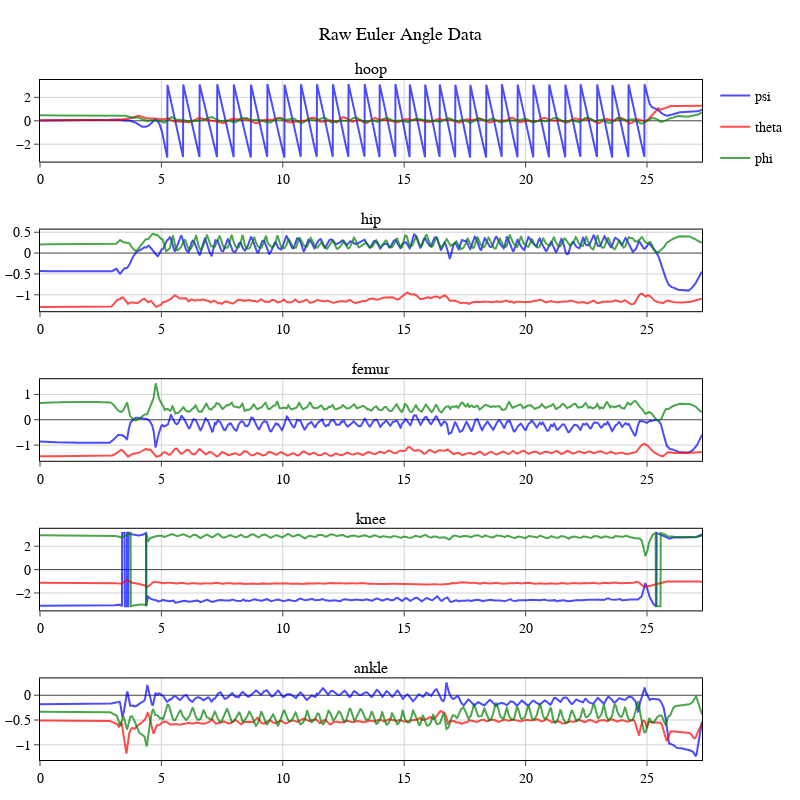

Notebook code cell kept with this figure:
### Markdown cell above
# Raw Data in the local axes

### Code cell
sensor_titles = [sensors[sid] for sid in sensor_ids]
fig = make_subplots(rows=len(sensor_titles), cols=1, subplot_titles=sensor_titles)
colors = {'psi': 'rgba(0, 0, 255, 0.7)','theta': 'rgba(255, 0, 0, 0.7)','phi': 'rgba(0, 128, 0, 0.7)'}
legend_shown = {'psi': False, 'theta': False, 'phi': False}

for i,sid in enumerate(sensor_ids, start=1):
    for angle_type,color in colors.items():
        fig.add_trace(go.Scatter(
            x=raw_data_dict[sid]['time'], 
            y=raw_data_dict[sid][angle_type], 
            mode='lines', 
            name=angle_type,
            legendgroup=f'{angle_type}',
            line=dict(color=color),
            showlegend=not legend_shown[angle_type]
        ), row=i, col=1)
        # Mark this legend item as shown after the first trace
        legend_shown[angle_type] = True

# Decrease margins and add a title
fig.update_layout(
    height=800,width=800,
    title_text="Raw Euler Angle Data",
    margin=dict(l=40, r=20, t=80, b=40),
)
fig.show()

### Figure 1 — Plotly figure (JSON) as saved in the notebook; plotly's stock layout.template omitted (floating-point values rounded to 4 significant figures; data arrays with more than 128 entries replaced by an {"elided": "..."} marker saying what was removed)
{"data": [{"legendgroup": "psi", "line": {"color": "rgba(0, 0, 255, 0.7)"}, "mode": "lines", "name": "psi", "showlegend": true, "type": "scatter", "x": {"elided": "3273 float values"}, "xaxis": "x", "y": {"elided": "3273 float values"}, "yaxis": "y"}, {"legendgroup": "theta", "line": {"color": "rgba(255, 0, 0, 0.7)"}, "mode": "lines", "name": "theta", "showlegend": true, "type": "scatter", "x": {"elided": "3273 float values"}, "xaxis": "x", "y": {"elided": "3273 float values"}, "yaxis": "y"}, {"legendgroup": "phi", "line": {"color": "rgba(0, 128, 0, 0.7)"}, "mode": "lines", "name": "phi", "showlegend": true, "type": "scatter", "x": {"elided": "3273 float values"}, "xaxis": "x", "y": {"elided": "3273 float values"}, "yaxis": "y"}, {"legendgroup": "psi", "line": {"color": "rgba(0, 0, 255, 0.7)"}, "mode": "lines", "name": "psi", "showlegend": false, "type": "scatter", "x": {"elided": "3273 float values"}, "xaxis": "x2", "y": {"elided": "3273 float values"}, "yaxis": "y2"}, {"legendgroup": "theta", "line": {"color": "rgba(255, 0, 0, 0.7)"}, "mode": "lines", "name": "theta", "showlegend": false, "type": "scatter", "x": {"elided": "3273 float values"}, "xaxis": "x2", "y": {"elided": "3273 float values"}, "yaxis": "y2"}, {"legendgroup": "phi", "line": {"color": "rgba(0, 128, 0, 0.7)"}, "mode": "lines", "name": "phi", "showlegend": false, "type": "scatter", "x": {"elided": "3273 float values"}, "xaxis": "x2", "y": {"elided": "3273 float values"}, "yaxis": "y2"}, {"legendgroup": "psi", "line": {"color": "rgba(0, 0, 255, 0.7)"}, "mode": "lines", "name": "psi", "showlegend": false, "type": "scatter", "x": {"elided": "3273 float values"}, "xaxis": "x3", "y": {"elided": "3273 float values"}, "yaxis": "y3"}, {"legendgroup": "theta", "line": {"color": "rgba(255, 0, 0, 0.7)"}, "mode": "lines", "name": "theta", "showlegend": false, "type": "scatter", "x": {"elided": "3273 float values"}, "xaxis": "x3", "y": {"elided": "3273 float values"}, "yaxis": "y3"}, {"legendgroup": "phi", "line": {"color": "rgba(0, 128, 0, 0.7)"}, "mode": "lines", "name": "phi", "showlegend": false, "type": "scatter", "x": {"elided": "3273 float values"}, "xaxis": "x3", "y": {"elided": "3273 float values"}, "yaxis": "y3"}, {"legendgroup": "psi", "line": {"color": "rgba(0, 0, 255, 0.7)"}, "mode": "lines", "name": "psi", "showlegend": false, "type": "scatter", "x": {"elided": "3273 float values"}, "xaxis": "x4", "y": {"elided": "3273 float values"}, "yaxis": "y4"}, {"legendgroup": "theta", "line": {"color": "rgba(255, 0, 0, 0.7)"}, "mode": "lines", "name": "theta", "showlegend": false, "type": "scatter", "x": {"elided": "3273 float values"}, "xaxis": "x4", "y": {"elided": "3273 float values"}, "yaxis": "y4"}, {"legendgroup": "phi", "line": {"color": "rgba(0, 128, 0, 0.7)"}, "mode": "lines", "name": "phi", "showlegend": false, "type": "scatter", "x": {"elided": "3273 float values"}, "xaxis": "x4", "y": {"elided": "3273 float values"}, "yaxis": "y4"}, {"legendgroup": "psi", "line": {"color": "rgba(0, 0, 255, 0.7)"}, "mode": "lines", "name": "psi", "showlegend": false, "type": "scatter", "x": {"elided": "3273 float values"}, "xaxis": "x5", "y": {"elided": "3273 float values"}, "yaxis": "y5"}, {"legendgroup": "theta", "line": {"color": "rgba(255, 0, 0, 0.7)"}, "mode": "lines", "name": "theta", "showlegend": false, "type": "scatter", "x": {"elided": "3273 float values"}, "xaxis": "x5", "y": {"elided": "3273 float values"}, "yaxis": "y5"}, {"legendgroup": "phi", "line": {"color": "rgba(0, 128, 0, 0.7)"}, "mode": "lines", "name": "phi", "showlegend": false, "type": "scatter", "x": {"elided": "3273 float values"}, "xaxis": "x5", "y": {"elided": "3273 float values"}, "yaxis": "y5"}], "layout": {"annotations": [{"font": {"size": 16}, "showarrow": false, "text": "hoop", "x": 0.5, "xanchor": "center", "xref": "paper", "y": 1, "yanchor": "bottom", "yref": "paper"}, {"font": {"size": 16}, "showarrow": false, "text": "hip", "x": 0.5, "xanchor": "center", "xref": "paper", "y": 0.78, "yanchor": "bottom", "yref": "paper"}, {"font": {"size": 16}, "showarrow": false, "text": "femur", "x": 0.5, "xanchor": "center", "xref": "paper", "y": 0.56, "yanchor": "bottom", "yref": "paper"}, {"font": {"size": 16}, "showarrow": false, "text": "knee", "x": 0.5, "xanchor": "center", "xref": "paper", "y": 0.34, "yanchor": "bottom", "yref": "paper"}, {"font": {"size": 16}, "showarrow": false, "text": "ankle", "x": 0.5, "xanchor": "center", "xref": "paper", "y": 0.12, "yanchor": "bottom", "yref": "paper"}], "height": 800, "margin": {"b": 40, "l": 40, "r": 20, "t": 80}, "title": {"text": "Raw Euler Angle Data"}, "width": 800, "xaxis": {"anchor": "y", "domain": [0, 1]}, "xaxis2": {"anchor": "y2", "domain": [0, 1]}, "xaxis3": {"anchor": "y3", "domain": [0, 1]}, "xaxis4": {"anchor": "y4", "domain": [0, 1]}, "xaxis5": {"anchor": "y5", "domain": [0, 1]}, "yaxis": {"anchor": "x", "domain": [0.88, 1]}, "yaxis2": {"anchor": "x2", "domain": [0.66, 0.78]}, "yaxis3": {"anchor": "x3", "domain": [0.44, 0.56]}, "yaxis4": {"anchor": "x4", "domain": [0.22, 0.34]}, "yaxis5": {"anchor": "x5", "domain": [0, 0.12]}}}
